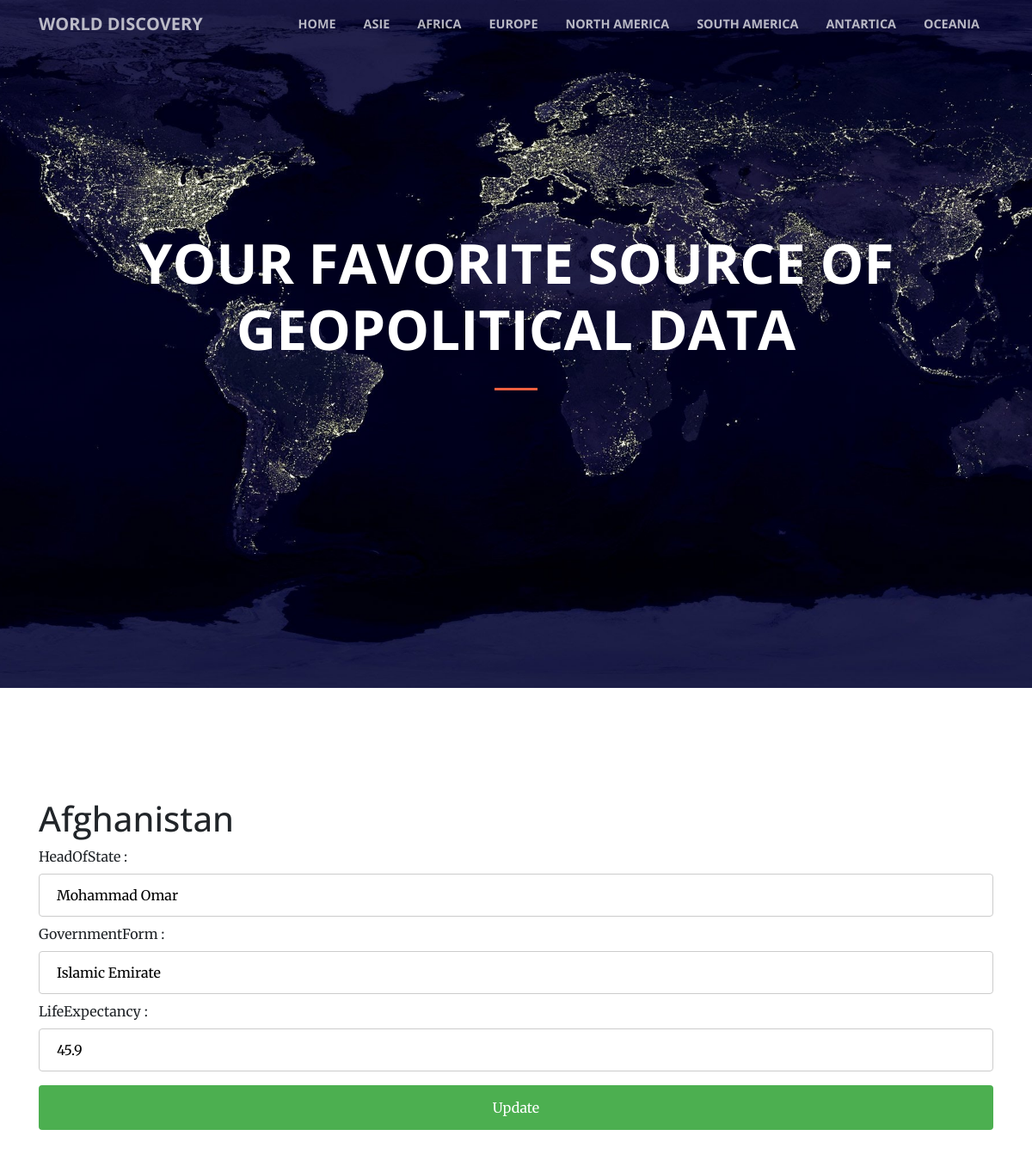
Page /form.php?idCountry=2&nameCountry=Afghanistan on the committed database.
### tables this page shows
CREATE TABLE  `Country` (
  `id` int(11) NOT NULL AUTO_INCREMENT,
  `Code` char(3) DEFAULT NULL,
  `Name` char(52) NOT NULL DEFAULT '',
  `Continent` enum('Asia','Europe','North America','Africa','Oceania','Antarctica','South America') NOT NULL DEFAULT 'Asia',
  `Region` char(26) NOT NULL DEFAULT '',
  `SurfaceArea` float(10,2) NOT NULL DEFAULT '0.00',
  `IndepYear` smallint(6) DEFAULT NULL,
  `Population` int(11) NOT NULL DEFAULT '0',
  `LifeExpectancy` float(3,1) DEFAULT NULL,
  `GNP` float(10,2) DEFAULT NULL,
  `GNPOld` float(10,2) DEFAULT NULL,
  `LocalName` char(45) NOT NULL DEFAULT '',
  `GovernmentForm` char(45) NOT NULL DEFAULT '',
  `HeadOfState` char(60) DEFAULT NULL,
  `Capital` int(11) DEFAULT NULL,
  `Code2` char(2) NOT NULL DEFAULT '',
  PRIMARY KEY (`id`) USING BTREE
);

### inc/manager-db.php (called while the page is built, shortened)
<?php
require_once('connect-db.php');
function getAllByIdCountry($idCountry) {
    global $pdo;
    $query = "SELECT * FROM Country WHERE id=:idCountry ";
    try {
        $prep = $pdo->prepare($query);
        $prep->bindValue(':idCountry', $idCountry);
        $prep->execute();
        $result = $prep->fetchall(PDO::FETCH_OBJ);
        return $result;
        }
    catch ( Exception $e ) {
        die ("Erreur dans la requete ".$e->getMessage());
    }
}
?>

### form.php (the view, shortened to what this page needs)
<!DOCTYPE html>
<html lang="en">
  <head>
    <link href="vendor/bootstrap/css/bootstrap.min.css" rel="stylesheet">
    <link rel="stylesheet" href="https://use.fontawesome.com/releases/v5.0.9/css/all.css">
    <link href="vendor/magnific-popup/magnific-popup.css" rel="stylesheet">
    <link href="css/creative.css" rel="stylesheet">
</head>
<body id="page-top">
<?php
    require_once('navbar.php');
    if(isset($_GET['idCountry']))
    {
        $AllByIdCountry = getAllByIdCountry($_GET['idCountry']);
        foreach ($AllByIdCountry  as $value):
            $HeadOfState= $value->HeadOfState;
            $GovernmentForm= $value->GovernmentForm;
            $LifeExpectancy= $value->LifeExpectancy;
        endforeach;
        ?>
            <div class="container">
                <section>
                <h1> <?php echo $_GET['nameCountry'] ?> </h1>
                    <form method="GET" action="traitementForm.php">
                        HeadOfState : <input type="text"  name="HeadOfState" value="<?php echo $HeadOfState; ?> "><br>
                        GovernmentForm : <input type="text" name="GovernmentForm" value="<?php echo $GovernmentForm; ?> "><br>
                        LifeExpectancy : <input type="text" name="LifeExpectancy" value="<?php echo $LifeExpectancy; ?> "><br>
                        <input type="submit" value="Update">
                    </form>
                </section>
    </div>
    <?php }
        ?>
  </body>
</html>

### css/creative.css (style rules this page uses)
body, html { width: 100%; height: 100%; }
body { font-family: 'Merriweather', 'Helvetica Neue', Arial, sans-serif; }
h1, h2, h3, h4, h5, h6 { font-family: 'Open Sans', 'Helvetica Neue', Arial, sans-serif; }
section { padding: 8rem 0; }
input[type="text"] { width: 100%; padding: 12px 20px; margin: 8px 0; display: inline-block; border: 1px solid #ccc; border-radius: 4px; box-sizing: border-box; }
input[type=submit] { width: 100%; background-color: #4CAF50; color: white; padding: 14px 20px; margin: 8px 0; border: none; border-radius: 4px; cursor: pointer; }

### rows in the picture
country: HeadOfState "Mohammad Omar", GovernmentForm "Islamic Emirate", LifeExpectancy "45.9"

### other values in the picture
$_GET['nameCountry'] "Afghanistan"
